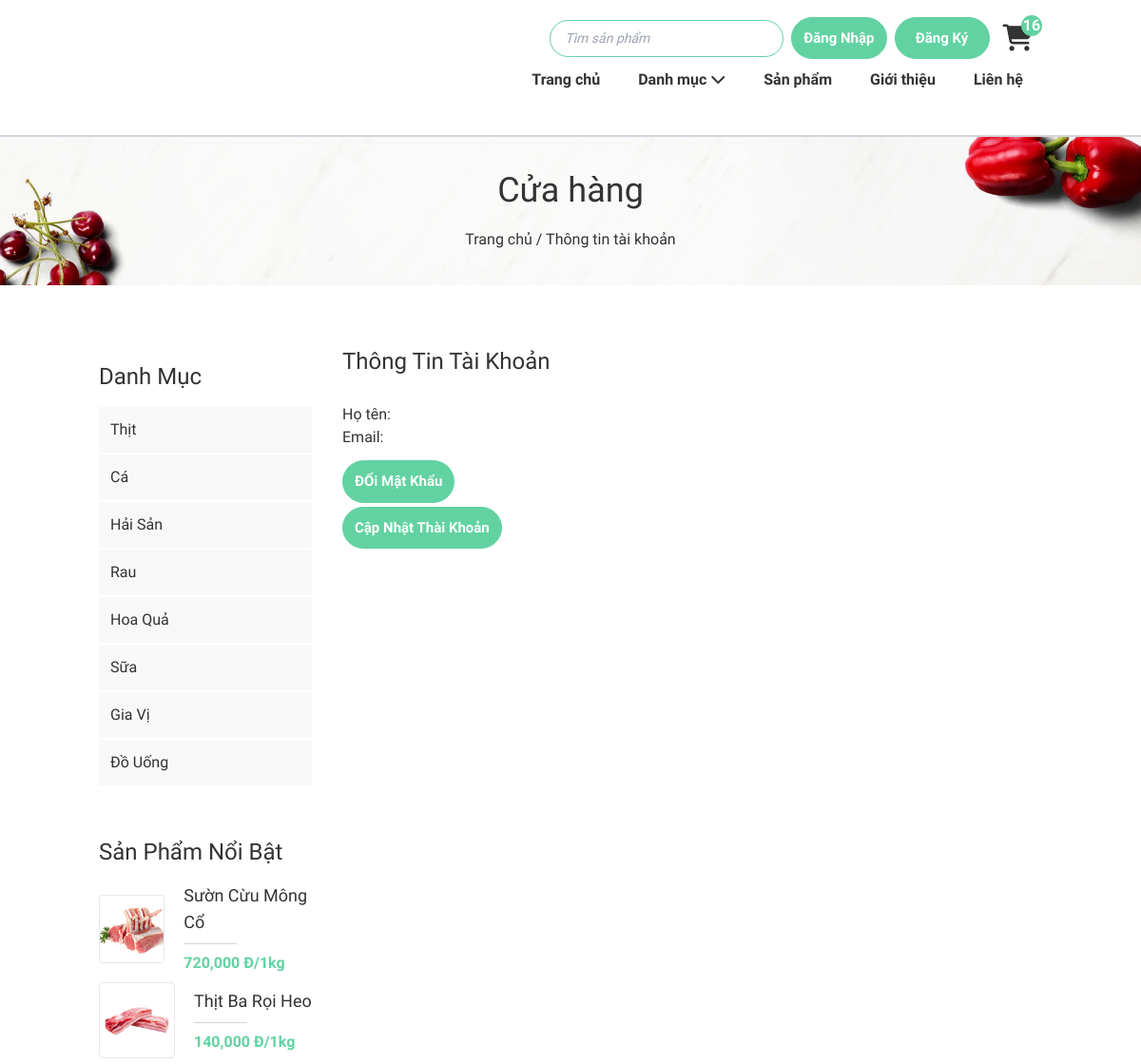
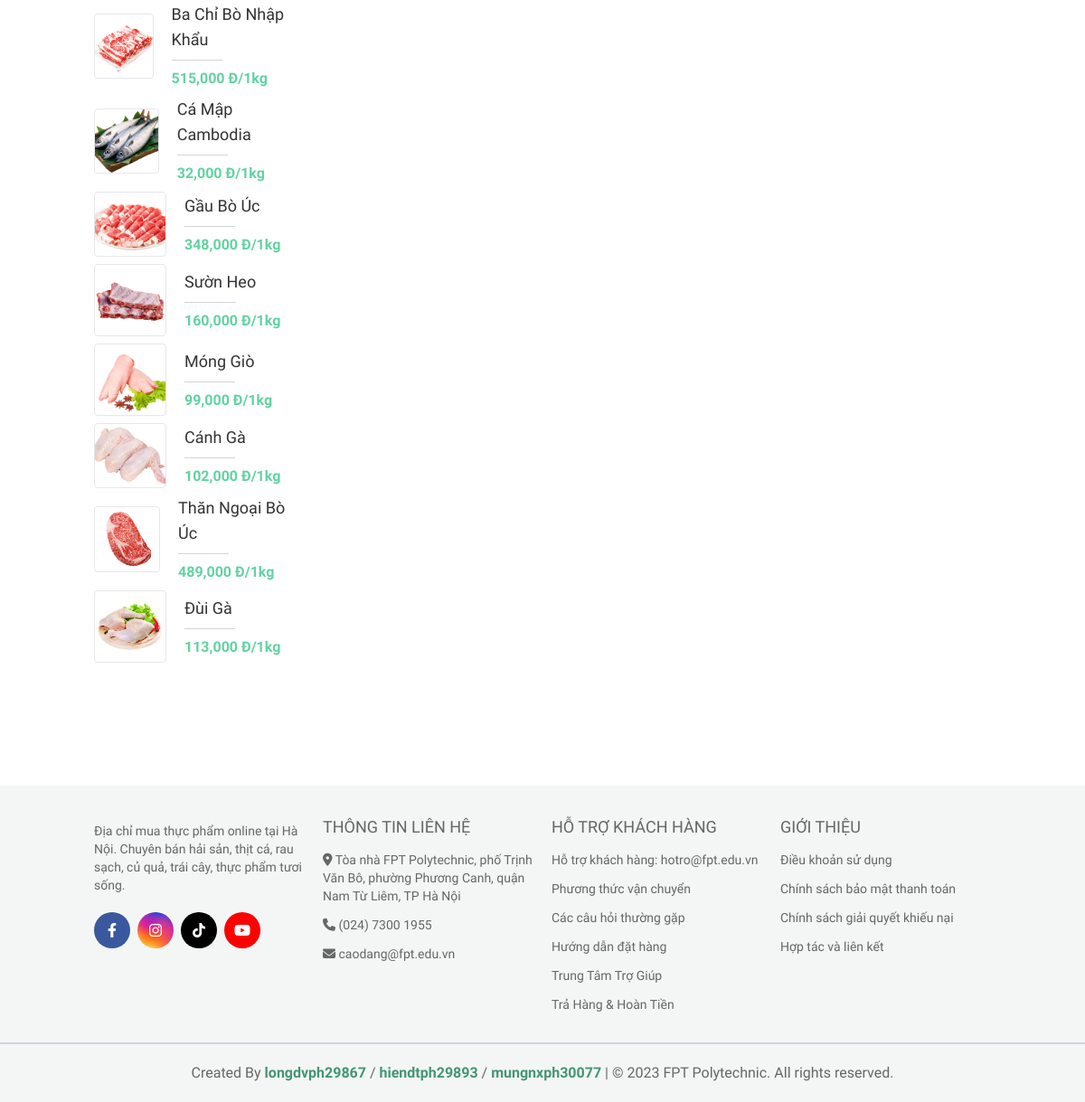
The page /site/info-user/index.php on the database its author committed (2 pictures, top to bottom).
### tables this page shows
CREATE TABLE `loai` (
  `ma_loai` int(10) NOT NULL COMMENT 'mã loại hàng',
  `ten_loai` varchar(50) NOT NULL COMMENT 'tên loại hàng'
);

CREATE TABLE `hang_hoa` (
  `ma_hh` int(11) NOT NULL COMMENT 'mã hàng hoá',
  `ten_hh` varchar(50) NOT NULL COMMENT 'tên hàng hoá',
  `don_gia` double(10,2) NOT NULL COMMENT 'đơn giá',
  `giam_gia` double(10,2) DEFAULT 0.00 COMMENT 'mức giảm giá',
  `hinh` varchar(50) NOT NULL COMMENT 'hình ảnh',
  `ngay_nhap` date DEFAULT NULL COMMENT 'ngày nhập hàng',
  `mo_ta` text NOT NULL COMMENT 'mô tả hàng hoá',
  `dac_biet` tinyint(1) NOT NULL COMMENT 'tràng thái đặc biệt',
  `so_luot_xem` int(11) NOT NULL DEFAULT 0 COMMENT 'số lượt xem',
  `ma_loai` int(10) NOT NULL COMMENT 'mã loại'
);

### site/info-user/index.php (called while the page is built, shortened)
<?php
    require '../../global.php';
    require "../../dao/pdo.php";
    require '../../dao/danhmuc.php';
    require '../../dao/hanghoa.php';
    $dsloai = danhMuc_selectAll();
    $top10 = hang_hoa_top_10();
    require '../layout.php'
?>

### dao/pdo.php (called while the page is built, shortened)
<?php
function pdo_get_connection(){
    $hostname='localhost';
    $dbname='xsshop';
    $username = 'root';
    $password = '';
    try{
        $connect = new PDO("mysql:host=$hostname;dbname=$dbname", $username, $password);
        $connect->setAttribute(PDO::ATTR_ERRMODE, PDO::ERRMODE_EXCEPTION);
        return $connect;
    }catch(PDOException $e){
        $e->getMessage();
    }
}
function pdo_query($sql){
    $sql_args = array_slice(func_get_args(), 1);
    try{
        $connect = pdo_get_connection();
        $stmt = $connect->prepare($sql);
        $stmt->execute($sql_args);
        $rows = $stmt->fetchAll();
        return $rows;
    }
    catch(PDOException $e){
        throw $e;
    }
    finally{
        unset($connect);
    }
}
?>

### dao/danhmuc.php (called while the page is built, shortened)
<?php
    function danhMuc_selectAll(){
        $sql = "SELECT * FROM `loai`";
        return pdo_query($sql);
    }
?>

### dao/hanghoa.php (called while the page is built, shortened)
<?php
    function hang_hoa_top_10() {
        $sql = "SELECT * FROM `hang_hoa` ORDER BY so_luot_xem DESC LIMIT 10";
        return pdo_query($sql);
    }
?>

### global.php (called while the page is built, shortened)
<?php
    $url="/food_market_10-diem";
    $url_content="$url/content";
    $url_site="$url/site";
?>

### site/items-content/top-10-layout2.php (the view, shortened to what this page needs)
<div class="p-4 lg:w-full sm:w-1/2 w-full">
    <h3 class="text-2xl font-['Berkshire_Swash'] mb-4">Sản phẩm nổi bật</h3>
    <ul class="space-y-3">
        <?php
        foreach ($top10 as $item) {
            $link = $url_site . "/hang-hoa/chi-tiet.php?ma_hh=" . $item['ma_hh'];
        ?>
        <a href="<?=$link?>">
            <li class="flex items-center mt-2">
                <div class="w-20 border-gray-200 rounded overflow-hidden" style="border-width: 1px;">
                    <img src="<?=$url_content?>/images/image_products/<?=$item['hinh']?>"
                    class="min-h-[70px] object-cover"
                    alt="">
                </div>
                <div class="pl-5">
                    <h4 class="text-lg"><?=$item['ten_hh']?></h4>
                    <div class="w-14 h-[1px] bg-gray-300 my-2"></div>
                    <p class="text-[#62d2a2] font-bold "><?=number_format($item['don_gia'])?> đ/1kg</p>
                </div>
            </li>
        </a>
        <?php
        }
        ?>
    </ul>
</div>

### site/items-content/danh-muc-layout2.php
<div class="lg:mb-5 p-4 lg:w-full sm:w-1/2 w-full">
    <h3 class="text-2xl font-['Berkshire_Swash'] mb-4">Danh mục</h3>
    <ul>
        <?php
        foreach ($dsloai as $loai) {
        $link = '../hang-hoa/liet-ke.php?ma_loai='.$loai['ma_loai'];
        ?>
            <li>
                <a href="<?=$link?>" class="block px-3 py-3 bg-[#f8f8f8] border-b-2 border-white duration-300 hover:text-white hover:bg-[#62d2a2]"><?= $loai['ten_loai'] ?></a>
            </li>
        <?php
        }
        ?>
    </ul>
</div>

### content/style/style.css (style rules this page uses)
:root { --primary-color: #62d2a2; }
body { color: #333333; }

### content/style/categorys.css (style rules this page uses)
:root { --primary-color: #62d2a2; }

### content/style/topproducts.css (style rules this page uses)
:root { --primary-color: #62d2a2; }

### rows shown on the page
loai: ten_loai "Thịt"
loai: ten_loai "Cá"
loai: ten_loai "Hải Sản"
loai: ten_loai "Rau"
loai: ten_loai "Hoa Quả"
loai: ten_loai "Sữa"
loai: ten_loai "Gia Vị"
loai: ten_loai "Đồ Uống"
hang_hoa: hinh (picture), ten_hh "Sườn Cừu Mông Cổ", don_gia "720,000"
hang_hoa: hinh (picture), ten_hh "Thịt Ba Rọi Heo", don_gia "140,000"
hang_hoa: hinh (picture), ten_hh "Ba Chỉ Bò Nhập Khẩu", don_gia "515,000"
hang_hoa: hinh (picture), ten_hh "Cá Mập Cambodia", don_gia "32,000"
hang_hoa: hinh (picture), ten_hh "Gầu Bò Úc", don_gia "348,000"
hang_hoa: hinh (picture), ten_hh "Sườn Heo", don_gia "160,000"
hang_hoa: hinh (picture), ten_hh "Móng Giò", don_gia "99,000"
hang_hoa: hinh (picture), ten_hh "Cánh Gà", don_gia "102,000"
hang_hoa: hinh (picture), ten_hh "Thăn Ngoại Bò Úc", don_gia "489,000"
hang_hoa: hinh (picture), ten_hh "Đùi Gà", don_gia "113,000"

### other values the page prints
$MESSAGE "Thông tin tài khoản"
